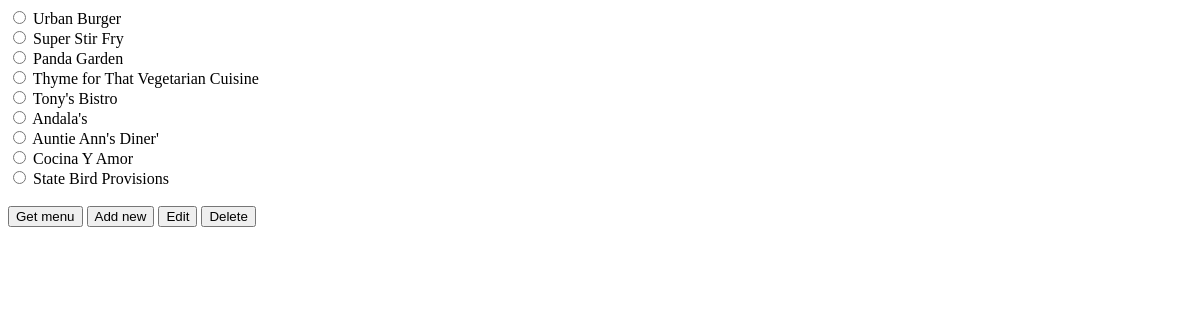
Before: /index/ with the older database file.
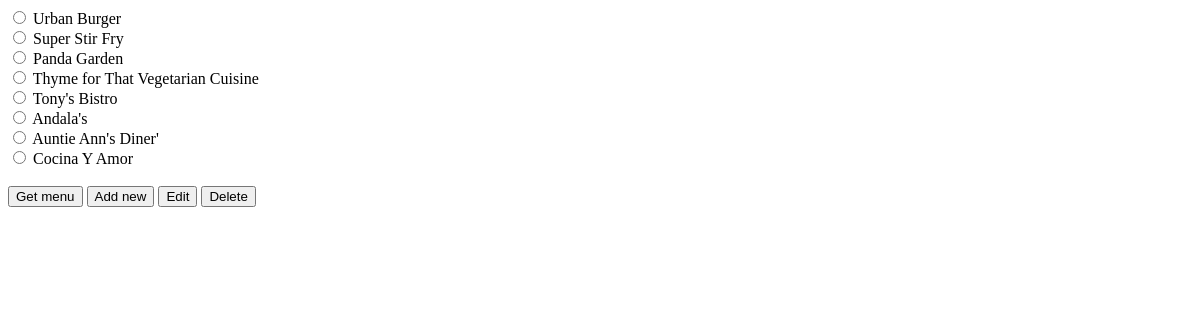
After: the same page with the newer database file.
### database_setup.py (models this page shows)
class Restaurant(Base):
    __tablename__='restaurant'
    name = Column(String(80),nullable=False)
    id = Column(Integer, primary_key=True)

### project.py (the view)
@app.route('/', methods=['GET', 'POST'])
@app.route('/index/', methods=['GET', 'POST'])
def restaurantList():
    if request.method == 'POST':
        restaurant_id = request.form['restaurant']
        if request.form['ops'] == "Get menu":
            return redirect(url_for('restaurantMenu', restaurant_id=restaurant_id))
        elif request.form['ops'] == "Add new":
            return redirect('/new')
        elif request.form['ops'] == "Edit":
            return redirect(url_for('editRestaurant', restaurant_id=restaurant_id))
        elif request.form['ops'] == "Delete":
            return redirect(url_for('deleteRestaurant', restaurant_id=restaurant_id))
    else:
        restaurants = session.query(Restaurant).all()
        return render_template('restaurants.html', restaurants=restaurants)

### templates/restaurants.html
<html>
<body>
<form action= "{{request.url_rule}}" method = 'POST'>
{%for restaurant in restaurants%}
<div>
    <input type="radio" name="restaurant" value={{restaurant.id}}>
    {{restaurant.name}}
    <br>
</div>
{%endfor%}
<br>
<input type="submit" name="ops" value="Get menu">
<input type="submit" name="ops" value="Add new">
<input type="submit" name="ops" value="Edit">
<input type="submit" name="ops" value="Delete">
</form>
</body>
</html>

Changed rows visible on the page:
removed Restaurant: name "State Bird Provisions"
